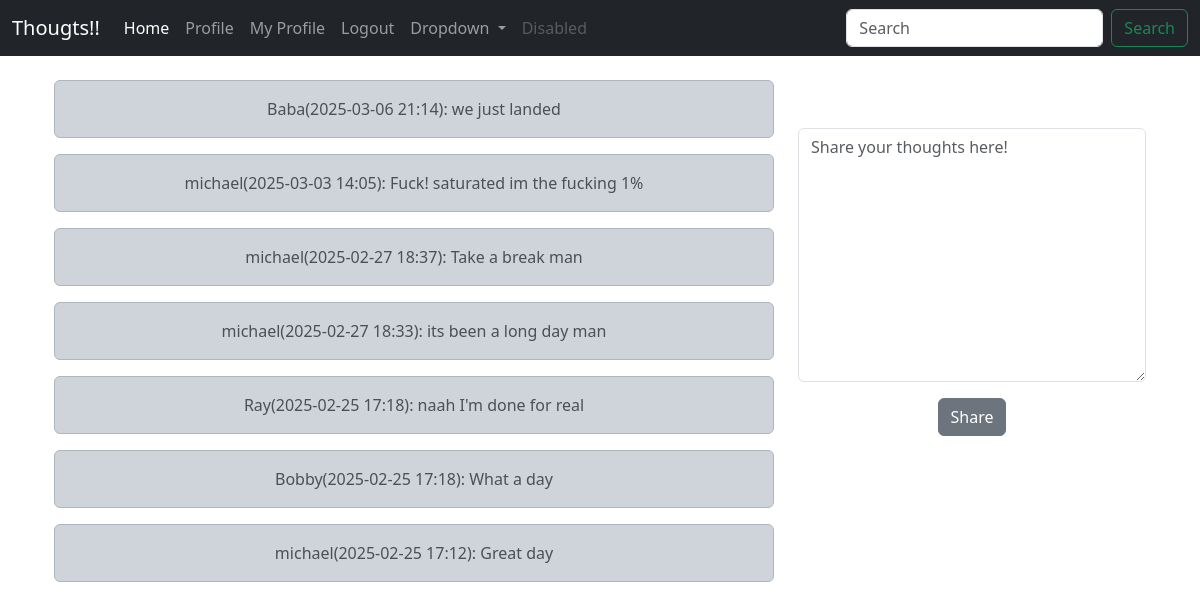
Screenshot of / (signed in) with the database file from the repository.
### Thought/models.py (models this page shows)
class Thoughts(models.Model):
    user = models.ForeignKey(User, related_name='thoughts', on_delete= models.DO_NOTHING)
    body = models.CharField(max_length=200)
    created_at = models.DateTimeField(auto_now_add=True)
    def __str__(self):
        return f"{self.user}({self.created_at:%Y-%m-%d %H:%M}): {self.body}"

### Thought/views.py (the view)
# urls.py: urlpatterns = [path('',views.home, name='home'),
def home(request):
    if request.user.is_authenticated:
        thoughts= Thoughts.objects.all().order_by('-created_at')
        form = ThoughtForm(request.POST or None)
        if request.method == 'POST':
            thought = form.save(commit=False)
            thought.user = request.user
            thought.save()
            messages.success(request, 'Thoughts shared!')
            return redirect('home')
        return render(request, 'home.html', {'thoughts':thoughts, 'form':form})
    return render(request, 'home.html')

### Thought/forms.py
class ThoughtForm(forms.ModelForm):
    body = forms.CharField(required=True, widget = forms.widgets.Textarea(
            attrs={"placeholder":"Share your thoughts here!", "class":"form-control",}),
            label = "",
        )
    class Meta:
        model = Thoughts
        exclude = ('user',)

### templates/home.html (shortened to what this page needs)
{% extends 'base.html' %}
{% block content %}
<div class="container text-center">
  <div class="row">
    <div class="col-8">
    {% for thought in thoughts %}
    <div class="alert alert-dark" role="alert">
        {{thought}}
      </div>
        {% endfor %}
      </div>
      <div class="col-4">
        <br/><br/>
        {% if form %}
        <form method="POST">
          {{form.as_p}}
          <button type="submit" class="btn btn-secondary">Share</button>
        </form>
        {% endif %}
      </div>
{% endblock %}

### rows the page displays
Thoughts: user+created_at+body "Baba(2025-03-06 21:14): we just landed"
Thoughts: user+created_at+body "michael(2025-03-03 14:05): Fuck! saturated im the fucking 1%"
Thoughts: user+created_at+body "michael(2025-02-27 18:37): Take a break man"
Thoughts: user+created_at+body "michael(2025-02-27 18:33): its been a long day man"
Thoughts: user+created_at+body "Ray(2025-02-25 17:18): naah I'm done for real"
Thoughts: user+created_at+body "Bobby(2025-02-25 17:18): What a day"
Thoughts: user+created_at+body "michael(2025-02-25 17:12): Great day"
